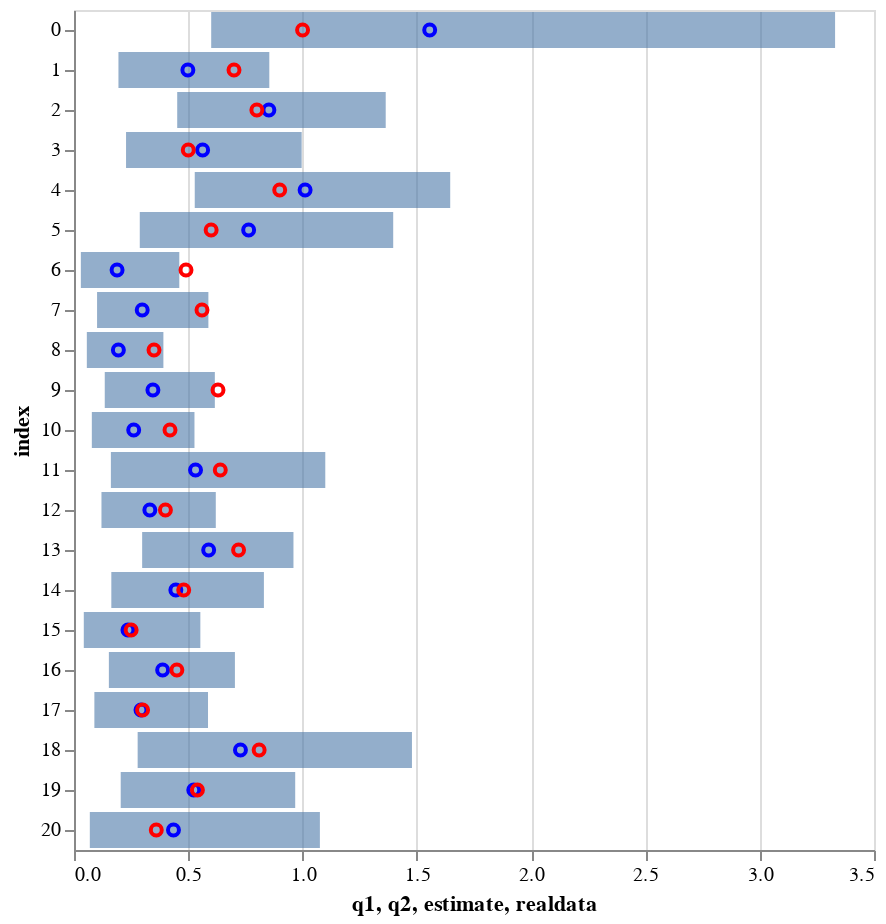

Notebook cell for this chart:
### Code cell
c1 = alt.Chart(df).mark_bar(
opacity=0.6).encode(
    x='q1',
    x2='q2',
    y='index:N'
)
c2 = alt.Chart(df).mark_point(
opacity=1,
color='blue').encode(
    x='estimate',
    y='index:N'
)
c3 = alt.Chart(df).mark_point(
opacity=1,
color='red').encode(
    x='realdata',
    y='index:N'
)
c1+c2+c3

# red real data
# blue MCMC samples

### Figure 1 — Vega-Lite specification as saved in the notebook (floating-point values rounded to 4 significant figures)
{"config": {"view": {"continuousWidth": 400, "continuousHeight": 300}}, "layer": [{"mark": {"type": "bar", "opacity": 0.6}, "encoding": {"x": {"type": "quantitative", "field": "q1"}, "x2": {"field": "q2"}, "y": {"type": "nominal", "field": "index"}}}, {"mark": {"type": "point", "color": "blue", "opacity": 1}, "encoding": {"x": {"type": "quantitative", "field": "estimate"}, "y": {"type": "nominal", "field": "index"}}}, {"mark": {"type": "point", "color": "red", "opacity": 1}, "encoding": {"x": {"type": "quantitative", "field": "realdata"}, "y": {"type": "nominal", "field": "index"}}}], "data": {"name": "data-fafff8efeebbb46cee7d0b54bbc3515d"}, "$schema": "https://vega.github.io/schema/vega-lite/v4.8.1.json", "datasets": {"data-fafff8efeebbb46cee7d0b54bbc3515d": [{"index": 0, "estimate": 1.556, "q1": 0.6002, "q2": 3.33, "realdata": 1.0}, {"index": 1, "estimate": 0.4982, "q1": 0.1945, "q2": 0.8544, "realdata": 0.7}, {"index": 2, "estimate": 0.8526, "q1": 0.4515, "q2": 1.364, "realdata": 0.8}, {"index": 3, "estimate": 0.5628, "q1": 0.2277, "q2": 0.9961, "realdata": 0.5}, {"index": 4, "estimate": 1.011, "q1": 0.5283, "q2": 1.646, "realdata": 0.9}, {"index": 5, "estimate": 0.7641, "q1": 0.2878, "q2": 1.397, "realdata": 0.6}, {"index": 6, "estimate": 0.1885, "q1": 0.03002, "q2": 0.4607, "realdata": 0.49}, {"index": 7, "estimate": 0.2984, "q1": 0.1009, "q2": 0.588, "realdata": 0.56}, {"index": 8, "estimate": 0.1942, "q1": 0.05613, "q2": 0.3911, "realdata": 0.35}, {"index": 9, "estimate": 0.3452, "q1": 0.1345, "q2": 0.6162, "realdata": 0.63}, {"index": 10, "estimate": 0.2612, "q1": 0.078, "q2": 0.5271, "realdata": 0.42}, {"index": 11, "estimate": 0.5317, "q1": 0.1614, "q2": 1.099, "realdata": 0.64}, {"index": 12, "estimate": 0.3318, "q1": 0.1202, "q2": 0.6203, "realdata": 0.4}, {"index": 13, "estimate": 0.5892, "q1": 0.2982, "q2": 0.9601, "realdata": 0.72}, {"index": 14, "estimate": 0.4455, "q1": 0.1633, "q2": 0.8308, "realdata": 0.48}, {"index": 15, "estimate": 0.236, "q1": 0.04284, "q2": 0.5527, "realdata": 0.25}, {"index": 16, "estimate": 0.3878, "q1": 0.1526, "q2": 0.704, "realdata": 0.45}, {"index": 17, "estimate": 0.2932, "q1": 0.08913, "q2": 0.5863, "realdata": 0.3}, {"index": 18, "estimate": 0.7282, "q1": 0.2785, "q2": 1.479, "realdata": 0.81}, {"index": 19, "estimate": 0.524, "q1": 0.2044, "q2": 0.9677, "realdata": 0.54}, {"index": 20, "estimate": 0.4352, "q1": 0.06922, "q2": 1.076, "realdata": 0.36}]}}
